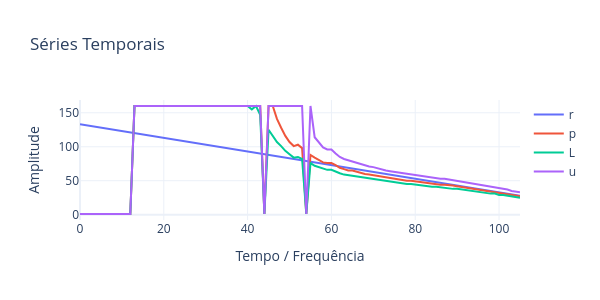

Write notebook code for a chart like this one.
### Code cell
params =  {'nI': 11, 'nR': 49, 'nO': 27, 'N1': 0.1, 'N2': 0.0001, 'N3': 0.001, 'τ': 23, 'mode': 'ahead', 'act': 'tanh'}
nI,nR,nO,N1,N2,N3,τ,mode,act= list(params.values())

X, Y = PrepareData(HI['PC1'].values,nI,nO,mode)
#X, Z = PrepareData(sig,nI,nO,mode)
Y, Z = PrepareData(sig,nI,nO,mode)
#X, Y = dsi, dsi
X = []

for i in range(len(RS)-1):
   X.append(RS.iloc[i:i+2,:].values.flatten())
X = X[-len(Y):-2]
teda=AutoCloud(m=1.7,nI=nI,nR=nR,nO=nO,ηS=[N1,N2,N3],
               mode=mode,tau=τ,eol=0.75) 
teda.ref = len(sig) - nI
for j,_ in enumerate(X[:]):
    teda.run(X[j])
    #print(j,teda.alfa)

    #teda.RULSingle(Y[j])
    teda.RULInterv(Y[j])
    teda.Adapt(Y[j],Z[j])
    
plot_DSI2(teda,ftrs=2,title='DSI - Granulation',ncol=2,mergeID=True)
PlotSeriesPLY(ySeries=[teda.rulR,teda.rulP,teda.rulL,teda.rulU],
              names = ['r','p','L','u'],w=600,h=300)
